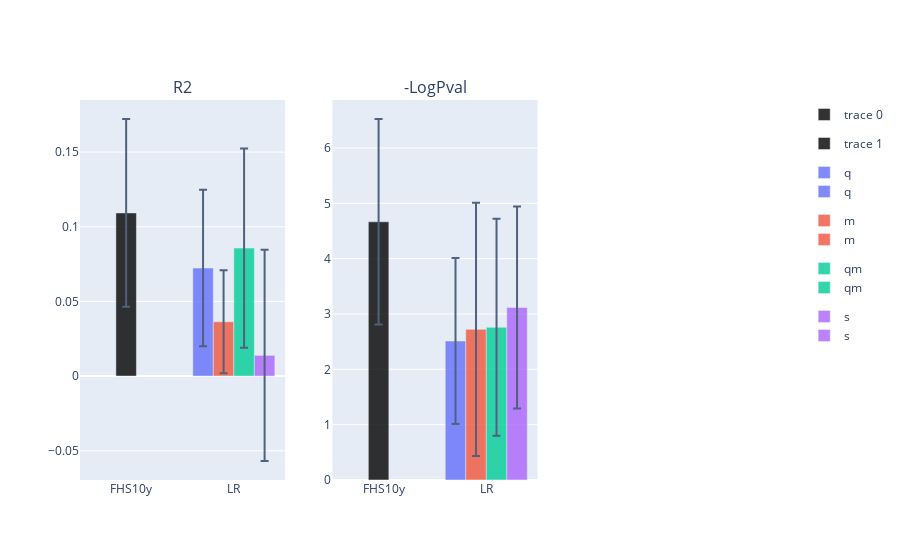

Here is the notebook cell this chart was saved with:
### Markdown cell above
Plots

### Code cell
fig = make_subplots(rows=1, cols=3, subplot_titles=['R2', '-LogPval'])

i = 'q'

mymodels = ['lr']#['rf', 'gb', 'sv', 'lr']

fig.add_trace(go.Bar(
    x=['FHS10y'], y=[np.median(fhsonly_score['r2'])], marker_color='black',offset=-0.15, width=0.2, opacity=0.8,
    error_y=dict(
        array=[np.median(np.abs(np.array(fhsonly_score['r2'])-np.median(fhsonly_score['r2']))) for j in mymodels]
    )
), row=1, col=1)

fig.add_trace(go.Bar(
    x=['FHS10y'], y=[np.median(-np.log(fhsonly_score['pv']))], marker_color='black',offset=-0.15, width=0.2, opacity=0.8,
    error_y=dict(
        array=[np.median(np.abs(np.array(-np.log(fhsonly_score['pv']))-np.median(-np.log(fhsonly_score['pv'])))) for j in mymodels]
    )
), row=1, col=2)


for n,i in enumerate(['q', 'm', 'qm', 's']):
    fig.add_trace(go.Bar(
        x=[i.upper() for i in mymodels],
        y=[np.median(modelScores[i][j]['r2']) for j in mymodels],
        opacity=0.8, name=i, marker_color=palette[n], legendgroup=n,#, offsetgroup=n+1
        error_y=dict(
            array=[np.median(np.abs(np.array(modelScores[i][j]['r2'])-np.median(modelScores[i][j]['r2']))) for j in mymodels]
        )
    ), row=1, col=1)

    fig.add_trace(go.Bar(
        x=[i.upper() for i in mymodels],
        y=[np.mean(-np.log(modelScores[i][j]['pv'])) for j in mymodels],
        opacity=0.8, name=i, marker_color=palette[n], legendgroup=n,#, offsetgroup=n+1
        error_y=dict(
            array=[np.std(-np.log(modelScores[i][j]['pv'])) for j in mymodels]
            #array=[np.median(np.abs(np.array(-np.log(modelScores[i][j]['pv']))-np.median(-np.log(modelScores[i][j]['pv'])))) for j in mymodels]
        )
    ), row=1, col=2)

#     fig.add_trace(go.Bar(
#         x=[i.upper() for i in mymodels],
#         y=[np.median(modelScores[i][j]['auc'])/np.median(np.abs(np.array(modelScores[i][j]['auc'])-np.median(modelScores[i][j]['auc']))) for j in mymodels],
#         opacity=0.8, name=i, marker_color=palette[n], legendgroup=n,#, offsetgroup=n+1
#     ), row=1, col=2)


# for n,i in enumerate(['q', 'm', 'qm', 's']):
#     fig.add_trace(go.Bar(
#         x=[i.upper() for i in mymodels],
#         y=[np.median(-np.log10(modelScores[i][j]['pv'])) for j in mymodels],
#         opacity=0.8, name=i, marker_color=palette[n], legendgroup=n,
#         error_y=dict(
#             array=[np.median(np.abs(np.array(-np.log10(modelScores[i][j]['pv']))-np.median(-np.log10(modelScores[i][j]['pv'])))) for j in mymodels]
#         )
#     ), row=1, col=4)

# for n,i in enumerate(['q', 'm', 'qm', 's']):
#     fig.add_trace(go.Bar(
#         x=[i.upper() for i in mymodels],
#         #y=[scores.loc[:, idx[:, [j]]].droplevel(axis=1, level=1).loc['test'][i][0] for j in mymodels],
#         y=[np.median(modelScores[i][j]['accuracy']) for j in mymodels],
#         opacity=0.8, name=i, marker_color=palette[n], legendgroup=n,
#         error_y=dict(
#             array=[np.median(np.abs(np.array(modelScores[i][j]['accuracy'])-np.median(modelScores[i][j]['accuracy']))) for j in mymodels]
#         )
#     ), row=1, col=3)

# fig.update_yaxes(range=(0, 1), row=1, col=1)
# fig.update_yaxes(range=(0, 1), row=1, col=3)

fig.show()

### Figure 1 — Plotly figure (JSON) as saved in the notebook; plotly's stock layout.template omitted (floating-point values rounded to 4 significant figures)
{"data": [{"error_y": {"array": [0.06289]}, "marker": {"color": "black"}, "offset": -0.15, "opacity": 0.8, "type": "bar", "width": 0.2, "x": ["FHS10y"], "xaxis": "x", "y": [0.1093], "yaxis": "y"}, {"error_y": {"array": [1.858]}, "marker": {"color": "black"}, "offset": -0.15, "opacity": 0.8, "type": "bar", "width": 0.2, "x": ["FHS10y"], "xaxis": "x2", "y": [4.666], "yaxis": "y2"}, {"error_y": {"array": [0.05238]}, "legendgroup": "0", "marker": {"color": "#636EFA"}, "name": "q", "opacity": 0.8, "type": "bar", "x": ["LR"], "xaxis": "x", "y": [0.07234], "yaxis": "y"}, {"error_y": {"array": [1.5]}, "legendgroup": "0", "marker": {"color": "#636EFA"}, "name": "q", "opacity": 0.8, "type": "bar", "x": ["LR"], "xaxis": "x2", "y": [2.511], "yaxis": "y2"}, {"error_y": {"array": [0.03449]}, "legendgroup": "1", "marker": {"color": "#EF553B"}, "name": "m", "opacity": 0.8, "type": "bar", "x": ["LR"], "xaxis": "x", "y": [0.03638], "yaxis": "y"}, {"error_y": {"array": [2.289]}, "legendgroup": "1", "marker": {"color": "#EF553B"}, "name": "m", "opacity": 0.8, "type": "bar", "x": ["LR"], "xaxis": "x2", "y": [2.723], "yaxis": "y2"}, {"error_y": {"array": [0.06667]}, "legendgroup": "2", "marker": {"color": "#00CC96"}, "name": "qm", "opacity": 0.8, "type": "bar", "x": ["LR"], "xaxis": "x", "y": [0.08571], "yaxis": "y"}, {"error_y": {"array": [1.961]}, "legendgroup": "2", "marker": {"color": "#00CC96"}, "name": "qm", "opacity": 0.8, "type": "bar", "x": ["LR"], "xaxis": "x2", "y": [2.76], "yaxis": "y2"}, {"error_y": {"array": [0.07073]}, "legendgroup": "3", "marker": {"color": "#AB63FA"}, "name": "s", "opacity": 0.8, "type": "bar", "x": ["LR"], "xaxis": "x", "y": [0.0139], "yaxis": "y"}, {"error_y": {"array": [1.826]}, "legendgroup": "3", "marker": {"color": "#AB63FA"}, "name": "s", "opacity": 0.8, "type": "bar", "x": ["LR"], "xaxis": "x2", "y": [3.117], "yaxis": "y2"}], "layout": {"annotations": [{"font": {"size": 16}, "showarrow": false, "text": "R2", "x": 0.1444, "xanchor": "center", "xref": "paper", "y": 1, "yanchor": "bottom", "yref": "paper"}, {"font": {"size": 16}, "showarrow": false, "text": "-LogPval", "x": 0.5, "xanchor": "center", "xref": "paper", "y": 1, "yanchor": "bottom", "yref": "paper"}], "xaxis": {"anchor": "y", "domain": [0, 0.2889]}, "xaxis2": {"anchor": "y2", "domain": [0.3556, 0.6444]}, "xaxis3": {"anchor": "y3", "domain": [0.7111, 1]}, "yaxis": {"anchor": "x", "domain": [0, 1]}, "yaxis2": {"anchor": "x2", "domain": [0, 1]}, "yaxis3": {"anchor": "x3", "domain": [0, 1]}}}
